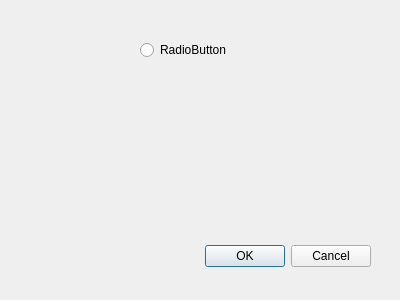
<?xml version="1.0" encoding="UTF-8"?>
<ui version="4.0">
 <class>Dialog</class>
 <widget class="QDialog" name="Dialog">
  <property name="geometry">
   <rect>
    <x>0</x>
    <y>0</y>
    <width>400</width>
    <height>300</height>
   </rect>
  </property>
  <property name="windowTitle">
   <string>Dialog</string>
  </property>
  <widget class="QDialogButtonBox" name="buttonBox">
   <property name="geometry">
    <rect>
     <x>30</x>
     <y>240</y>
     <width>341</width>
     <height>32</height>
    </rect>
   </property>
   <property name="orientation">
    <enum>Qt::Horizontal</enum>
   </property>
   <property name="standardButtons">
    <set>QDialogButtonBox::Cancel|QDialogButtonBox::Ok</set>
   </property>
  </widget>
  <widget class="QRadioButton" name="radioButton">
   <property name="geometry">
    <rect>
     <x>140</x>
     <y>40</y>
     <width>102</width>
     <height>20</height>
    </rect>
   </property>
   <property name="text">
    <string>RadioButton</string>
   </property>
  </widget>
 </widget>
 <resources/>
 <connections>
  <connection>
   <sender>buttonBox</sender>
   <signal>accepted()</signal>
   <receiver>Dialog</receiver>
   <slot>accept()</slot>
   <hints>
    <hint type="sourcelabel">
     <x>248</x>
     <y>254</y>
    </hint>
    <hint type="destinationlabel">
     <x>157</x>
     <y>274</y>
    </hint>
   </hints>
  </connection>
  <connection>
   <sender>buttonBox</sender>
   <signal>rejected()</signal>
   <receiver>Dialog</receiver>
   <slot>reject()</slot>
   <hints>
    <hint type="sourcelabel">
     <x>316</x>
     <y>260</y>
    </hint>
    <hint type="destinationlabel">
     <x>286</x>
     <y>274</y>
    </hint>
   </hints>
  </connection>
 </connections>
</ui>
